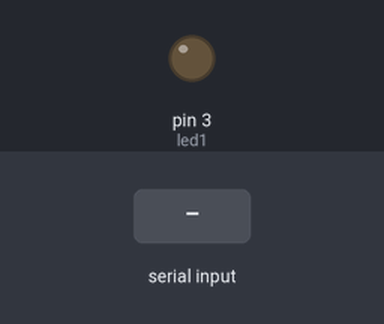
Bench run of a sketch on a simulated Arduino Uno, built with avr-gcc and run on an emulated ATmega328P. Shown: output pins drawn as LEDs (lit = HIGH). Inputs (shaded band) come from the test bench.

Above: at 1.2 s.
1.3 s: "1" received over Serial
At 2.1 s:
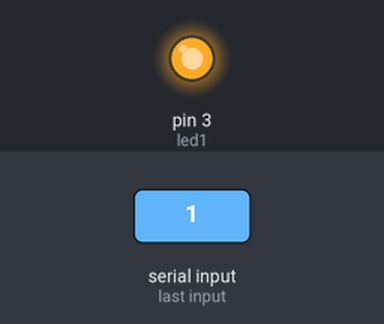
2.8 s: "0" received over Serial
At 3.2 s:
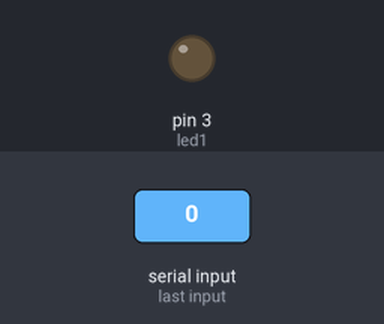
Timing chart, 0 to 5.8 s (numbered marks = the images above; inputs shaded):
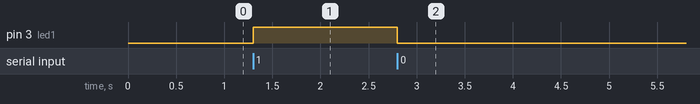

Measured:
- after the input at 1.3 s, pin 3 (led1): LOW → HIGH at once
- after the input at 2.8 s, pin 3 (led1): HIGH → LOW at once

The sketch:

led_sensor.ino
```cpp
int led1 = 3;

void setup() {
  pinMode(led1, OUTPUT);
  Serial.begin(9600); // Initialize serial communication
}

void loop() {
  if (Serial.available() > 0) {
    char receivedChar = Serial.read();
    if (receivedChar == '1') {
      digitalWrite(led1, HIGH); // Turn on the LED
    } else if (receivedChar == '0') {
      digitalWrite(led1, LOW); // Turn off the LED
    }
  }
}
```
